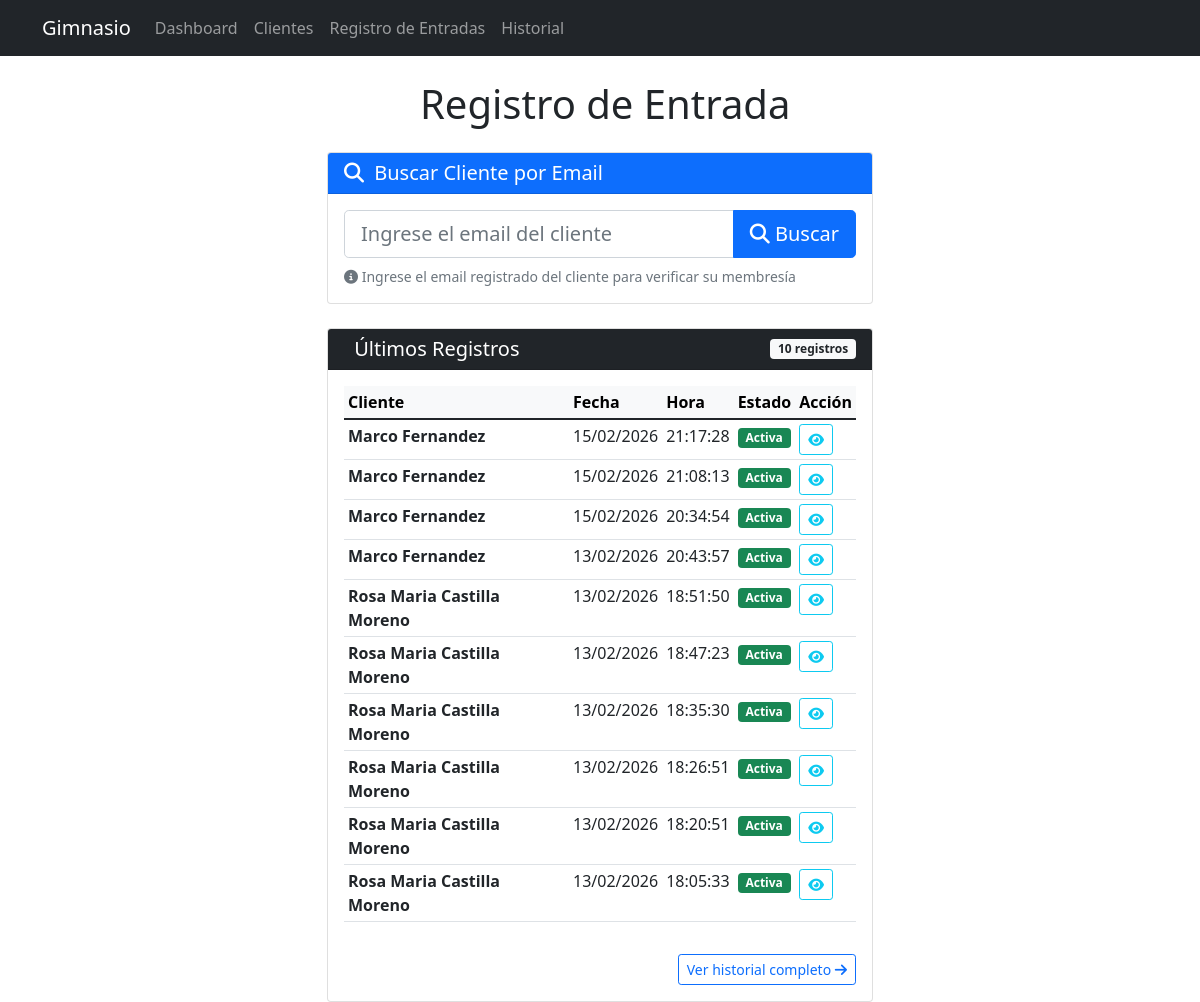
Page /entradas/ on the committed database.
### gimnasio/models.py (models this page shows, shortened)
class RegistroEntrada(models.Model):
    cliente = models.ForeignKey(Cliente, on_delete=models.CASCADE, related_name='entradas')
    fecha_entrada = models.DateTimeField(default=timezone.now)
    class Meta:
        verbose_name = "Registro de Entrada"
        verbose_name_plural = "Registros de Entrada"
        ordering = ['-fecha_entrada']

class Cliente(models.Model):
    TIPO_MEMBRESIA = [
        ('mensual', 'Mensual'),
        ('anual', 'Anual'),
        ('semanal', 'Semanal'),
        ('visita', 'Visita'),
    ]
    usuario = models.OneToOneField(User, on_delete=models.CASCADE, null=True, blank=True)
    nombre = models.CharField(max_length=100)
    apellidos = models.CharField(max_length=100)
    telefono = models.CharField(max_length=15)
    email = models.EmailField(unique=True)
    fecha_registro = models.DateTimeField(default=timezone.now)
    activo = models.BooleanField(default=True)
    class Meta:
        verbose_name = "Cliente"
        verbose_name_plural = "Clientes"

### gimnasio/views.py (the view)
# urls.py: path('entradas/', views.registro_entrada, name='registro_entrada'),
def registro_entrada(request):
    cliente_info = None
    email_buscado = None
    if request.method == 'POST':
        form = RegistroEntradaForm(request.POST)
        if form.is_valid():
            cliente = form.cleaned_data['email']
            email_buscado = cliente.email
            estado_anterior = cliente.activo
            cliente.actualizar_estado_activo()
            membresia_activa = cliente.get_membresia_activa()
            if membresia_activa:
                if not estado_anterior and cliente.activo:
                    messages.info(request, f'✨ {cliente.nombre} ha sido reactivado automáticamente')
                dias_restantes = membresia_activa.dias_restantes
                entrada = RegistroEntrada.objects.create(cliente=cliente)
                messages.success(
                    request,
                    f'✅ Entrada registrada para {cliente.nombre} {cliente.apellidos}<br>'
                    f'📅 Membresía vigente por {dias_restantes} días más '
                    f'(vence: {membresia_activa.fecha_fin.strftime("%d/%m/%Y")})'
                )
                cliente_info = {
                    'nombre': f'{cliente.nombre} {cliente.apellidos}',
                    'tipo_membresia': membresia_activa.get_tipo_display(),
                    'fecha_inicio': membresia_activa.fecha_inicio,
                    'fecha_fin': membresia_activa.fecha_fin,
                    'dias_restantes': dias_restantes,
                    'tiene_membresia_activa': True,
                    'cliente_id': cliente.id
                }
            else:
                if cliente.activo:
                    cliente.activo = False
                    cliente.save(update_fields=['activo'])
                    messages.warning(
                        request,
                        f'⚠️ {cliente.nombre} {cliente.apellidos} ha sido desactivado automáticamente (sin membresía activa)'
                    )
                ultima_membresia = Membresia.objects.filter(
                    cliente=cliente
                ).order_by('-fecha_fin').first()
                cliente_info = {
                    'nombre': f'{cliente.nombre} {cliente.apellidos}',
                    'tiene_membresia_activa': False,
                    'cliente_id': cliente.id,
                    'email': cliente.email,
                    'telefono': cliente.telefono
                }
                if ultima_membresia:
                    cliente_info['ultima_membresia'] = ultima_membresia
                    cliente_info['tipo_membresia'] = ultima_membresia.get_tipo_display()
                    cliente_info['fecha_fin'] = ultima_membresia.fecha_fin
                    if not ultima_membresia.pagado:
                        cliente_info['motivo'] = 'membresía pendiente de pago'
                        cliente_info['membresia_pendiente'] = ultima_membresia
                    elif ultima_membresia.fecha_fin < timezone.now().date():
                        cliente_info['motivo'] = 'membresía vencida'
                        cliente_info['dias_vencida'] = (timezone.now().date() - ultima_membresia.fecha_fin).days
                else:
                    cliente_info['motivo'] = 'sin membresía registrada'
                messages.warning(
                    request,
                    f'⚠️ {cliente.nombre} {cliente.apellidos} no tiene una membresía activa.<br>'
                    f'Motivo: {cliente_info["motivo"]}'
                )
    else:
        form = RegistroEntradaForm()
    ultimos_registros = RegistroEntrada.objects.all().select_related('cliente')[:10]
    for registro in ultimos_registros:
        membresia_en_momento = Membresia.objects.filter(
            cliente=registro.cliente,
            fecha_inicio__lte=registro.fecha_entrada.date(),
            fecha_fin__gte=registro.fecha_entrada.date(),
            pagado=True
        ).first()
        registro.membresia_activa = membresia_en_momento is not None
    return render(request, 'gimnasio/registro_entrada.html', {
        'form': form,
        'ultimos_registros': ultimos_registros,
        'cliente_info': cliente_info,
        'email_buscado': email_buscado
    })

### gimnasio/forms.py (shortened to what this page needs)
class RegistroEntradaForm(forms.Form):
    email = forms.EmailField(
        label='Email del cliente',
        widget=forms.EmailInput(attrs={'class': 'form-control', 'placeholder': 'cliente@email.com'})
    )

### templates/gimnasio/registro_entrada.html (shortened to what this page needs)
{% extends 'base.html' %}
{% load static %}
{% block content %}
<div class="row">
    <div class="col-md-6 offset-md-3">
        <h1 class="text-center mb-4">
            Registro de Entrada
        </h1>
        <div class="card mb-4">
            <div class="card-header bg-primary text-white">
                <h5 class="mb-0">
                    <i class="fa fa-search"></i>
                    Buscar Cliente por Email
                </h5>
            </div>
            <div class="card-body">
                <form method="post" id="busqueda-form">
                    <div class="input-group input-group-lg">
                        <input type="email"
                               name="email"
                               class="form-control"
                               placeholder="Ingrese el email del cliente"
                               required
                               id="id_email"
                               value="{{ email_buscado|default:'' }}">
                        <button type="submit" class="btn btn-primary">
                            <i class="fa fa-search"></i> Buscar
                        </button>
                    </div>
                    <div class="form-text mt-2">
                        <i class="fa fa-info-circle"></i>
                        Ingrese el email registrado del cliente para verificar su membresía
                    </div>
                </form>
            </div>
        </div>
        <div class="card">
            <div class="card-header bg-dark text-white d-flex justify-content-between align-items-center">
                <h5 class="mb-0">
                    Últimos Registros
                </h5>
                <span class="badge bg-light text-dark">{{ ultimos_registros|length }} registros</span>
            </div>
            <div class="card-body">
                <div class="table-responsive">
                    <table class="table table-sm table-hover">
                        <thead class="table-light">
                            <tr>
                                <th>Cliente</th>
                                <th>Fecha</th>
                                <th>Hora</th>
                                <th>Estado</th>
                                <th>Acción</th>
                            </tr>
                        </thead>
                        <tbody>
                            {% for registro in ultimos_registros %}
                            <tr>
                                <td>
                                    <strong>{{ registro.cliente.nombre }} {{ registro.cliente.apellidos }}</strong>
                                </td>
                                <td>{{ registro.fecha_entrada|date:"d/m/Y" }}</td>
                                <td>{{ registro.fecha_entrada|date:"H:i:s" }}</td>
                                <td>
                                    {% if registro.membresia_activa %}
                                        <span class="badge bg-success">Activa</span>
                                    {% else %}
                                        <span class="badge bg-danger">Sin membresía</span>
                                    {% endif %}
                                </td>
                                <td>
                                    <a href="{% url 'detalle_cliente' registro.cliente.pk %}"
                                       class="btn btn-sm btn-outline-info"
                                       title="Ver detalle">
                                        <i class="fa fa-eye"></i>
                                    </a>
                                </td>
                            </tr>
                            {% endfor %}
                        </tbody>
                    </table>
                </div>
                <div class="text-end mt-3">
                    <a href="{% url 'historial_entradas' %}" class="btn btn-sm btn-outline-primary">
                        Ver historial completo <i class="fa fa-arrow-right"></i>
                    </a>
                </div>
            </div>
        </div>
    </div>
</div>
{% endblock %}

### templates/base.html (shortened to what this page needs)
<!DOCTYPE html>
<html lang="es">
<head>
    <link href="https://cdn.jsdelivr.net/npm/bootstrap@5.1.3/dist/css/bootstrap.min.css" rel="stylesheet">
     <link rel="stylesheet" href="https://cdnjs.cloudflare.com/ajax/libs/font-awesome/6.5.1/css/all.min.css">
         {% load static %}
    <link rel="stylesheet" href="https://cdn.datatables.net/1.13.4/css/dataTables.bootstrap5.min.css">
    <link rel="stylesheet" href="{% static 'css/gym.css' %}">
        <link rel="stylesheet" href="{% static 'css/gym.css' %}">
</head>
<body>
    <nav class="navbar navbar-expand-lg navbar-dark bg-dark">
        <div class="container">
            <a class="navbar-brand" href="{% url 'dashboard' %}">Gimnasio</a>
            <div class="collapse navbar-collapse" id="navbarNav">
                <ul class="navbar-nav">
                    <li class="nav-item">
                        <a class="nav-link" href="{% url 'dashboard' %}">Dashboard</a>
                    </li>
                    <li class="nav-item">
                        <a class="nav-link" href="{% url 'lista_clientes' %}">Clientes</a>
                    </li>
                    <li class="nav-item">
                        <a class="nav-link" href="{% url 'registro_entrada' %}">Registro de Entradas</a>
                    </li>
                    <li class="nav-item">
                        <a class="nav-link" href="{% url 'historial_entradas' %}">Historial</a>
                    </li>
                </ul>
            </div>
        </div>
    </nav>
    <div class="container mt-4">
        {% block content %}
        {% endblock %}
    </div>
</body>
</html>

### templates/gimnasio/registro_entrada.html (style rules this page uses)
.card-header i { margin-right: 5px; }

### rows in the picture
RegistroEntrada: cliente.nombre "Marco", cliente.apellidos "Fernandez", fecha_entrada "15/02/2026", fecha_entrada "21:17:28", shows "Activa"
RegistroEntrada: cliente.nombre "Marco", cliente.apellidos "Fernandez", fecha_entrada "15/02/2026", fecha_entrada "21:08:13", shows "Activa"
RegistroEntrada: cliente.nombre "Marco", cliente.apellidos "Fernandez", fecha_entrada "15/02/2026", fecha_entrada "20:34:54", shows "Activa"
RegistroEntrada: cliente.nombre "Marco", cliente.apellidos "Fernandez", fecha_entrada "13/02/2026", fecha_entrada "20:43:57", shows "Activa"
RegistroEntrada: cliente.nombre "Rosa Maria", cliente.apellidos "Castilla Moreno", fecha_entrada "13/02/2026", fecha_entrada "18:51:50", shows "Activa"
RegistroEntrada: cliente.nombre "Rosa Maria", cliente.apellidos "Castilla Moreno", fecha_entrada "13/02/2026", fecha_entrada "18:47:23", shows "Activa"
RegistroEntrada: cliente.nombre "Rosa Maria", cliente.apellidos "Castilla Moreno", fecha_entrada "13/02/2026", fecha_entrada "18:35:30", shows "Activa"
RegistroEntrada: cliente.nombre "Rosa Maria", cliente.apellidos "Castilla Moreno", fecha_entrada "13/02/2026", fecha_entrada "18:26:51", shows "Activa"
RegistroEntrada: cliente.nombre "Rosa Maria", cliente.apellidos "Castilla Moreno", fecha_entrada "13/02/2026", fecha_entrada "18:20:51", shows "Activa"
RegistroEntrada: cliente.nombre "Rosa Maria", cliente.apellidos "Castilla Moreno", fecha_entrada "13/02/2026", fecha_entrada "18:05:33", shows "Activa"

### other values in the picture
{{ ultimos_registros|length }} "10"
